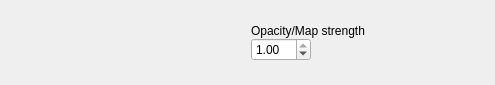
<?xml version="1.0" encoding="UTF-8"?>
<ui version="4.0">
 <class>meAlphaChannel</class>
 <widget class="QWidget" name="meAlphaChannel">
  <property name="geometry">
   <rect>
    <x>0</x>
    <y>0</y>
    <width>495</width>
    <height>85</height>
   </rect>
  </property>
  <property name="font">
   <font>
    <family>Helvetica Neue</family>
   </font>
  </property>
  <property name="windowTitle">
   <string>Form</string>
  </property>
  <layout class="QGridLayout" name="gridLayout">
   <item row="0" column="0">
    <widget class="ReTextureAvatar" name="alphaMap">
     <property name="sizePolicy">
      <sizepolicy hsizetype="Preferred" vsizetype="Fixed">
       <horstretch>0</horstretch>
       <verstretch>0</verstretch>
      </sizepolicy>
     </property>
     <property name="caption">
      <string>Alpha map</string>
     </property>
     <property name="ID">
      <string>alpha</string>
     </property>
     <property name="breadcrumb">
      <string>alpha</string>
     </property>
    </widget>
   </item>
   <item row="0" column="1">
    <widget class="QFrame" name="fr2">
     <property name="sizePolicy">
      <sizepolicy hsizetype="Preferred" vsizetype="Fixed">
       <horstretch>0</horstretch>
       <verstretch>0</verstretch>
      </sizepolicy>
     </property>
     <layout class="QVBoxLayout" name="verticalLayout_3">
      <property name="spacing">
       <number>0</number>
      </property>
      <property name="margin">
       <number>0</number>
      </property>
      <item>
       <widget class="QLabel" name="label_50">
        <property name="text">
         <string>Opacity/Map strength</string>
        </property>
       </widget>
      </item>
      <item>
       <widget class="QDoubleSpinBox" name="alphaStrength">
        <property name="maximumSize">
         <size>
          <width>60</width>
          <height>16777215</height>
         </size>
        </property>
        <property name="maximum">
         <double>1.000000000000000</double>
        </property>
        <property name="singleStep">
         <double>0.100000000000000</double>
        </property>
        <property name="value">
         <double>1.000000000000000</double>
        </property>
       </widget>
      </item>
     </layout>
    </widget>
   </item>
  </layout>
 </widget>
 <customwidgets>
  <customwidget>
   <class>ReTextureAvatar</class>
   <extends>QWidget</extends>
   <header>ReTextureAvatar.h</header>
  </customwidget>
 </customwidgets>
 <resources/>
 <connections/>
</ui>
